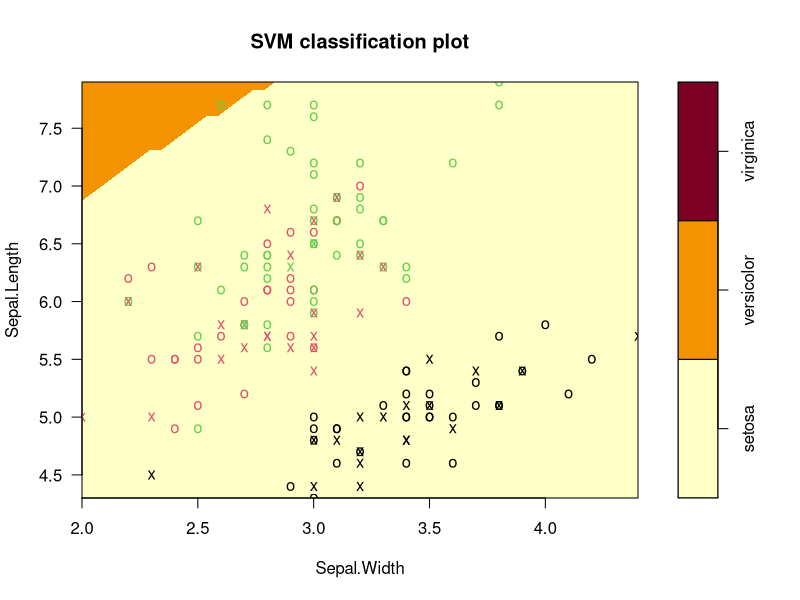
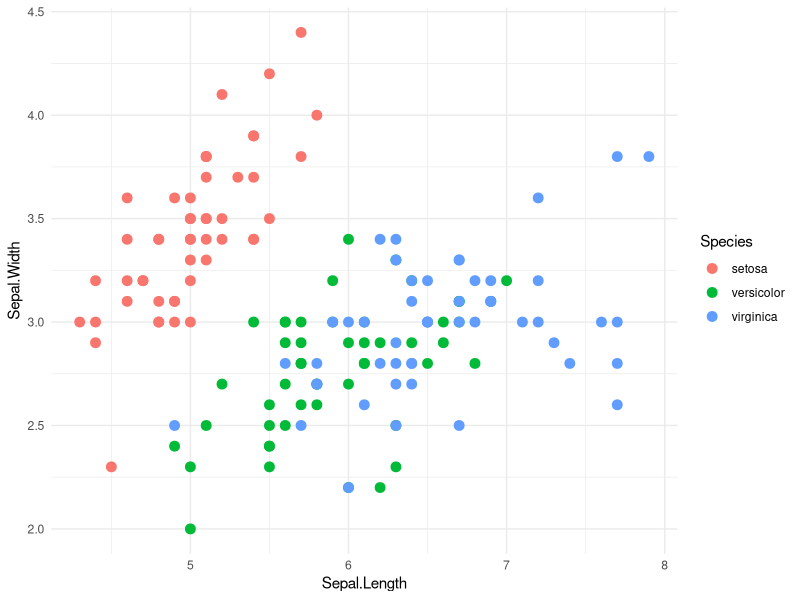

The R script that drew these images, in order:
## ---- chunk 1
# Install required packages
#install.packages("e1071")     # For SVM
#install.packages("caret")     # For model evaluation
#install.packages("ggplot2")   # For visualization (optional)
## ---- chunk 2
library(e1071)
library(caret)
library(ggplot2)
## ---- chunk 3
# Load dataset
data(iris)

# Inspect the data
head(iris)
summary(iris)
str(iris)
## ---- chunk 4
# Set seed for reproducibility
set.seed(123)

# Split the data (70% training, 30% testing)
trainIndex <- createDataPartition(iris$Species, p = 0.7, list = FALSE)
trainData <- iris[trainIndex, ]
testData <- iris[-trainIndex, ]
## ---- chunk 5
# Train the SVM model
svm_model <- svm(Species ~ ., data = trainData, kernel = "radial")

# View the model summary
summary(svm_model)
## ---- chunk 6
# Make predictions
predictions <- predict(svm_model, testData)

# View predictions
table(predictions, testData$Species)
## ---- chunk 7
# Confusion matrix
confusionMatrix(predictions, testData$Species)

# Plot SVM results (optional visualization for 2D projection)
plot(svm_model, iris, Sepal.Length ~ Sepal.Width)
## ---- chunk 8
# Tune SVM parameters
tune_result <- tune.svm(Species ~ ., data = trainData,
                        kernel = "radial",
                        cost = 2^(-1:2),
                        gamma = 2^(-1:1))

# View the best model
summary(tune_result)

# Retrain the best model
best_model <- tune_result$best.model
## ---- chunk 9
# Predictions using the best model
tuned_predictions <- predict(best_model, testData)

# Confusion matrix
confusionMatrix(tuned_predictions, testData$Species)
## ---- chunk 10
# Visualization with ggplot2
ggplot(data = iris, aes(x = Sepal.Length, y = Sepal.Width, color = Species)) +
  geom_point(size = 3) +
  theme_minimal()
